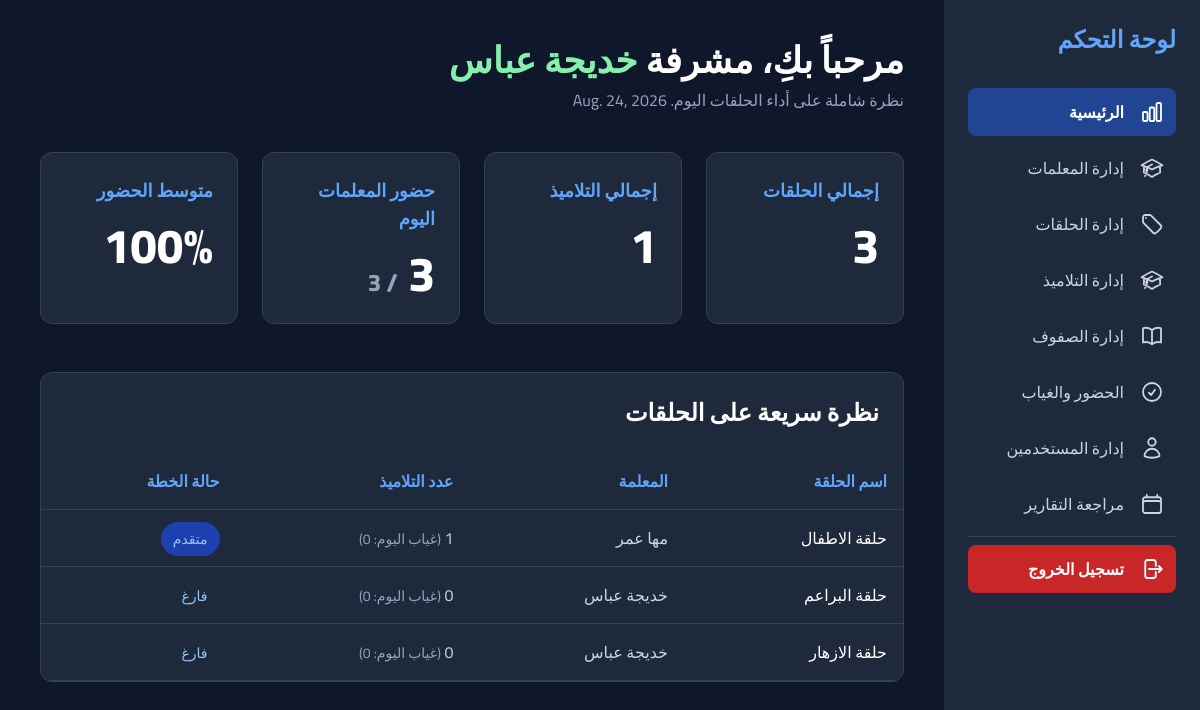
/superuser/dashboard (signed in), run on the app's committed database.
### halaqs/models.py (models this page shows, shortened)
class Halaqa(models.Model):
    name =models.CharField(max_length=50,blank=False,null=False)
    res_teacher=models.ForeignKey('teachers.Teacher',on_delete=models.SET_NULL,null=True,blank=True)
    course=models.CharField(max_length=50,blank=False,null=False)
    notes=models.TextField(blank=True,null=True)
    @property
    def total_students(self):
        from students.models import Student
        total=Student.objects.filter(halaqa=self).count()
        return total
    @property
    def total_absent_students(self):
        from attendances.models import StudAttendance
        from students.models import Student
        students=Student.objects.filter(halaqa=self)
        total=StudAttendance.objects.filter(student__in=students,day=date.today(),status=False).count()
        if not total:
            total=0
        return total
    @property
    def plan_status(self):
        from reports.models import WeekReport
        today = date.today()
        week_end_day = 3
        days_until_thursday = week_end_day - today.weekday()
        if days_until_thursday < 0:
            days_until_thursday += 7
        end_of_week = today + timedelta(days=days_until_thursday)
        report=WeekReport.objects.filter(halaqa=self,end_w_date=end_of_week).first()
        if report is None:
            return None
        return report.compare_plan

### teachers/models.py (models this page shows)
class Teacher(models.Model):
    name=models.CharField(max_length=100,blank=False,null=False)
    tel=models.CharField(max_length=10,blank=True,null=True)
    email=models.EmailField()
    address=models.CharField(max_length=100,blank=True,null=True)
    user_name=models.OneToOneField(User,on_delete=models.SET_NULL,blank=True,null=True)
    def __str__(self):
        return self.name

### superuser/views.py (the view)
# urls.py: path('dashboard' ,superuser_required(dashbord),name='dashboard'),
def dashbord(request):
    today_date=date.today()# get today date
    user=request.user.first_name # user is log in
    total_halaqats=Halaqa.objects.all().count()
    total_students=Student.objects.all().count()
    halaqats=Halaqa.objects.all()
    total_teachers=Teacher.objects.all().count()
    teachers_present_today=TeachAttendance.objects.filter(day=today_date,status=True).count()
    students_recorded_today=StudAttendance.objects.filter(day=today_date).count()
    students_present_today=StudAttendance.objects.filter(day=today_date,status=True).count()
    if students_recorded_today:
        avg_attendance=int(students_present_today*100/students_recorded_today)
    else:
        avg_attendance=0
    context ={
        'today_date':today_date,
        'user' :user,
        'total_halaqats':total_halaqats,
        'total_students':total_students,
        'halaqats':halaqats,
        'teachers_present_today':teachers_present_today,
        'total_teachers':total_teachers,
        'avg_attendance':avg_attendance,
    }
    return render(request,'superuser/superuser_dashboard.html',context)

### templates/superuser/superuser_dashboard.html (shortened to what this page needs)
{% extends 'superuser/s_base.html'%}
{% load static %}
{% block content %}
            <main class="p-6 md:p-10">
                <header class="mb-10">
                    <h1 class="text-3xl md:text-4xl font-black text-white">مرحباً بكِ، مشرفة
                        <span class="text-1xl md:text-4xl font-black text-green-300">{{ user }}</span>
                     </h1>
                    <p class="text-slate-400 mt-2">نظرة شاملة على أداء الحلقات اليوم. {{today_date}}</p>
                </header>
                <div class="grid grid-cols-1 sm:grid-cols-2 lg:grid-cols-4 gap-6">
                    <div class="bg-slate-800 p-6 rounded-xl border border-slate-700">
                        <h3 class="text-lg font-bold text-blue-400">إجمالي الحلقات</h3>
                        <p class="text-5xl font-extrabold text-white mt-4">{{total_halaqats}}</p>
                    </div>
                    <div class="bg-slate-800 p-6 rounded-xl border border-slate-700">
                        <h3 class="text-lg font-bold text-blue-400">إجمالي التلاميذ</h3>
                        <p class="text-5xl font-extrabold text-white mt-4">{{total_students}}</p>
                    </div>
                    <div class="bg-slate-800 p-6 rounded-xl border border-slate-700">
                        <h3 class="text-lg font-bold text-blue-400">حضور المعلمات اليوم</h3>
                        <p class="text-5xl font-extrabold text-white mt-4">{{teachers_present_today}} <span class="text-2xl text-slate-400">/
                                {{total_teachers}}</span></p>
                    </div>
                    <div class="bg-slate-800 p-6 rounded-xl border border-slate-700">
                        <h3 class="text-lg font-bold text-blue-400">متوسط الحضور</h3>
                        <p class="text-5xl font-extrabold text-white mt-4">{{avg_attendance}}%</p>
                    </div>
                </div>
                <div class="mt-12 bg-slate-800 rounded-xl border border-slate-700 overflow-x-auto">
                    <div class="p-6 flex justify-between items-center">
                        <h2 class="text-2xl font-bold text-white">نظرة سريعة على الحلقات</h2>
                    </div>
                    <table class="w-full text-right">
                        <thead class="border-b border-slate-700">
                            <tr>
                                <th class="p-4 text-blue-400 font-semibold">اسم الحلقة</th>
                                <th class="p-4 text-blue-400 font-semibold">المعلمة</th>
                                <th class="p-4 text-blue-400 font-semibold">عدد التلاميذ</th>
                                <th class="p-4 text-blue-400 font-semibold">حالة الخطة</th>
                            </tr>
                        </thead>
                        <tbody>
                            {% for halaqa in halaqats %}
                            <tr class="border-b border-slate-700 hover:bg-slate-700/60">
                                <td class="p-4 text-white">حلقة {{ halaqa.name }}</td>
                                <td class="p-4">{{ halaqa.res_teacher }}</td>
                                <td class="p-4">{{ halaqa.total_students }} <span class="text-sm text-slate-400">(غياب اليوم: {{ halaqa.total_absent_students }})</span></td>
                                <td class="p-4">
                                    {% if halaqa.plan_status == 'on_track'%}
                                         <span
                                        class="px-3 py-1 text-sm rounded-full bg-green-800 text-green-300">متوافق</span>
                                    {% elif halaqa.plan_status == 'delayed' %}
                                        <span
                                        class="px-3 py-1 text-sm rounded-full bg-yellow-800 text-yellow-300">متأخر</span>
                                    {% elif halaqa.plan_status == 'advanced' %}
                                        <span
                                        class="px-3 py-1 text-sm rounded-full bg-blue-800 text-blue-300">متقدم</span>
                                    {% else %}
                                        <span
                                        class="px-3 py-1 text-sm rounded-full bg-white-800 text-blue-300">فارغ</span>
                                    {% endif %}
                                </td>
                            </tr>
                            {% endfor %}
                        </tbody>
                    </table>
                </div>
            </main>
{% endblock %}

### templates/superuser/s_base.html (shortened to what this page needs)
{% load static %}
<!DOCTYPE html>
<html lang="ar" dir="rtl">
<head>
    {% include 'partials/_head_assets.html' %}
</head>
<body class="bg-slate-900 text-slate-300 flex flex-col min-h-screen">
    <main class="flex-grow">
        <div class="flex min-h-screen">
            <aside id="sidebar" class="w-64 bg-slate-800 p-6 flex-shrink-0 hidden fixed md:block md:sticky md:top-0 h-full md:h-screen self-start overflow-y-auto z-40 shadow-2xl md:shadow-none">
                <div class="flex items-center justify-between mb-8">
                    <h2 class="text-2xl font-bold text-blue-400">لوحة التحكم</h2>
                </div>
                <nav dir="rtl" class="space-y-2">
                    {% url 'superuser:dashboard' as u_dashboard %}
                    {% include 'partials/_nav_item.html' with item_url=u_dashboard current=request.path label='الرئيسية' icon='partials/icons/chart-bar.svg' %}
                    {% url 'superuser:teacher_list' as u_teachers %}
                    {% include 'partials/_nav_item.html' with item_url=u_teachers current=request.path label='إدارة المعلمات' icon='partials/icons/academic-cap.svg' %}
                    {% url 'superuser:halaqa_list' as u_halaqat %}
                    {% include 'partials/_nav_item.html' with item_url=u_halaqat current=request.path label='إدارة الحلقات' icon='partials/icons/tag.svg' %}
                    {% url 'students:students_manage' as u_students %}
                    {% include 'partials/_nav_item.html' with item_url=u_students current=request.path label='إدارة التلاميذ' icon='partials/icons/academic-cap.svg' %}
                    {% url 'students:grade_manage' as u_grades %}
                    {% include 'partials/_nav_item.html' with item_url=u_grades current=request.path label='إدارة الصفوف' icon='partials/icons/book-open.svg' %}
                    {% url 'attendances:teacher_attendance' as u_teacher_att %}
                    {% include 'partials/_nav_item.html' with item_url=u_teacher_att current=request.path label='الحضور والغياب' icon='partials/icons/check-circle.svg' %}
                    {% url 'superuser:users_list' as u_users %}
                    {% include 'partials/_nav_item.html' with item_url=u_users current=request.path label='إدارة المستخدمين' icon='partials/icons/user.svg' %}
                    {% url 'reports:total_reports' as u_total_reports %}
                    {% include 'partials/_nav_item.html' with item_url=u_total_reports current=request.path label='مراجعة التقارير' icon='partials/icons/calendar-days.svg' %}
                    <div class="pt-2 mt-2 border-t border-slate-700">
                        {% url 'account_logout' as u_logout %}
                        {% include 'partials/_nav_item.html' with item_url=u_logout current=request.path label='تسجيل الخروج' icon='partials/icons/logout.svg' variant='danger' %}
                    </div>
                </nav>
            </aside>
            <div class="flex-1 min-w-0 pt-[61px] md:pt-0">
                {% block content %}
                {% endblock %}
            </div>
        </div>
    </main>
</body>
</html>

### templates/partials/_head_assets.html (shortened to what this page needs)
{% load static %}
<script src="https://cdn.tailwindcss.com"></script>
<link rel="stylesheet" href="{% static 'css/style.css' %}">

### templates/partials/_nav_item.html
<a href="{{ item_url }}"
    {% if item_url == current %}aria-current="page"{% endif %}
    class="flex items-center p-3 rounded-lg transition-colors
    {% if variant == 'danger' %}
        bg-red-600/90 text-white hover:bg-red-600 font-bold
    {% elif item_url == current %}
        bg-blue-600/50 text-white font-bold
    {% else %}
        text-slate-300 hover:bg-slate-700/60
    {% endif %}">
    <span class="me-4 shrink-0 flex items-center">
        {% include icon with icon_class='h-6 w-6' only %}
    </span>
    <span>{{ label }}</span>
</a>

### templates/partials/icons/chart-bar.svg
<svg xmlns="http://www.w3.org/2000/svg" fill="none" viewBox="0 0 24 24" stroke-width="1.8" stroke="currentColor" aria-hidden="true" class="{{ icon_class|default:'h-6 w-6' }}">
  <path stroke-linecap="round" stroke-linejoin="round" d="M3 13.125C3 12.504 3.504 12 4.125 12h2.25c.621 0 1.125.504 1.125 1.125v6.75C7.5 20.496 6.996 21 6.375 21h-2.25A1.125 1.125 0 013 19.875v-6.75zM9.75 8.625c0-.621.504-1.125 1.125-1.125h2.25c.621 0 1.125.504 1.125 1.125v11.25c0 .621-.504 1.125-1.125 1.125h-2.25a1.125 1.125 0 01-1.125-1.125V8.625zM16.5 4.125c0-.621.504-1.125 1.125-1.125h2.25C20.496 3 21 3.504 21 4.125v15.75c0 .621-.504 1.125-1.125 1.125h-2.25a1.125 1.125 0 01-1.125-1.125V4.125z" />
</svg>

### templates/partials/icons/academic-cap.svg
<svg xmlns="http://www.w3.org/2000/svg" fill="none" viewBox="0 0 24 24" stroke-width="1.8" stroke="currentColor" aria-hidden="true" class="{{ icon_class|default:'h-6 w-6' }}">
  <path stroke-linecap="round" stroke-linejoin="round" d="M4.26 10.147a60.436 60.436 0 00-.491 6.347A48.627 48.627 0 0112 20.904a48.627 48.627 0 018.232-4.41 60.46 60.46 0 00-.491-6.347m-15.482 0a50.57 50.57 0 00-2.658-.813A59.905 59.905 0 0112 3.493a59.902 59.902 0 0110.399 5.84c-.896.248-1.783.52-2.658.814m-15.482 0A50.697 50.697 0 0112 13.489a50.702 50.702 0 017.74-3.342M6.75 15a.75.75 0 100-1.5.75.75 0 000 1.5zm0 0v-3.675A55.378 55.378 0 0112 8.443m-7.007 11.55A5.981 5.981 0 006.75 15.75v-1.5" />
</svg>

### templates/partials/icons/tag.svg
<svg xmlns="http://www.w3.org/2000/svg" fill="none" viewBox="0 0 24 24" stroke-width="1.8" stroke="currentColor" aria-hidden="true" class="{{ icon_class|default:'h-6 w-6' }}">
  <path stroke-linecap="round" stroke-linejoin="round" d="M9.568 3H5.25A2.25 2.25 0 003 5.25v4.318c0 .597.237 1.17.659 1.591l9.581 9.581c.699.699 1.78.872 2.607.33a18.095 18.095 0 005.223-5.223c.542-.827.369-1.908-.33-2.607L11.16 3.66A2.25 2.25 0 009.568 3z" />
  <path stroke-linecap="round" stroke-linejoin="round" d="M6 6h.008v.008H6V6z" />
</svg>

### templates/partials/icons/book-open.svg
<svg xmlns="http://www.w3.org/2000/svg" fill="none" viewBox="0 0 24 24" stroke-width="1.8" stroke="currentColor" aria-hidden="true" class="{{ icon_class|default:'h-6 w-6' }}">
  <path stroke-linecap="round" stroke-linejoin="round" d="M12 6.042A8.967 8.967 0 006 3.75c-1.052 0-2.062.18-3 .512v14.25A8.987 8.987 0 016 18c2.305 0 4.408.867 6 2.292m0-14.25a8.966 8.966 0 016-2.292c1.052 0 2.062.18 3 .512v14.25A8.987 8.987 0 0018 18a8.967 8.967 0 00-6 2.292m0-14.25v14.25" />
</svg>

### templates/partials/icons/check-circle.svg
<svg xmlns="http://www.w3.org/2000/svg" fill="none" viewBox="0 0 24 24" stroke-width="1.8" stroke="currentColor" aria-hidden="true" class="{{ icon_class|default:'h-6 w-6' }}">
  <path stroke-linecap="round" stroke-linejoin="round" d="M9 12.75L11.25 15 15 9.75M21 12a9 9 0 11-18 0 9 9 0 0118 0z" />
</svg>

### templates/partials/icons/user.svg
<svg xmlns="http://www.w3.org/2000/svg" fill="none" viewBox="0 0 24 24" stroke-width="1.8" stroke="currentColor" aria-hidden="true" class="{{ icon_class|default:'h-6 w-6' }}">
  <path stroke-linecap="round" stroke-linejoin="round" d="M15.75 6a3.75 3.75 0 11-7.5 0 3.75 3.75 0 017.5 0zM4.501 20.118a7.5 7.5 0 0114.998 0A17.933 17.933 0 0112 21.75c-2.676 0-5.216-.584-7.499-1.632z" />
</svg>

### templates/partials/icons/calendar-days.svg
<svg xmlns="http://www.w3.org/2000/svg" fill="none" viewBox="0 0 24 24" stroke-width="1.8" stroke="currentColor" aria-hidden="true" class="{{ icon_class|default:'h-6 w-6' }}">
  <path stroke-linecap="round" stroke-linejoin="round" d="M6.75 3v2.25M17.25 3v2.25M3 18.75V7.5a2.25 2.25 0 012.25-2.25h13.5A2.25 2.25 0 0121 7.5v11.25m-18 0A2.25 2.25 0 005.25 21h13.5A2.25 2.25 0 0021 18.75m-18 0v-7.5A2.25 2.25 0 015.25 9h13.5A2.25 2.25 0 0121 11.25v7.5" />
</svg>

### templates/partials/icons/logout.svg
<svg xmlns="http://www.w3.org/2000/svg" fill="none" viewBox="0 0 24 24" stroke-width="1.8" stroke="currentColor" aria-hidden="true" class="{{ icon_class|default:'h-6 w-6' }}">
  <path stroke-linecap="round" stroke-linejoin="round" d="M15.75 9V5.25A2.25 2.25 0 0013.5 3h-6a2.25 2.25 0 00-2.25 2.25v13.5A2.25 2.25 0 007.5 21h6a2.25 2.25 0 002.25-2.25V15m3 0l3-3m0 0l-3-3m3 3H9" />
</svg>

### data on the page
Halaqa: name "الاطفال", res_teacher "مها عمر", total_students "1", total_absent_students "0", shows "متقدم"
Halaqa: name "البراعم", res_teacher "خديجة عباس", total_students "0", total_absent_students "0", shows "فارغ"
Halaqa: name "الازهار", res_teacher "خديجة عباس", total_students "0", total_absent_students "0", shows "فارغ"

### other printed values
{{ label }} "الرئيسية إدارة المعلمات إدارة الحلقات إدارة التلاميذ إدارة الصفوف الحضور والغياب إدارة المستخدمين مراجعة التقارير تسجيل الخروج"
{{ user }} "خديجة عباس"
{{ total_halaqats }} "3"
{{ total_students }} "1"
{{ teachers_present_today }} "3"
{{ total_teachers }} "3"
{{ avg_attendance }} "100"
